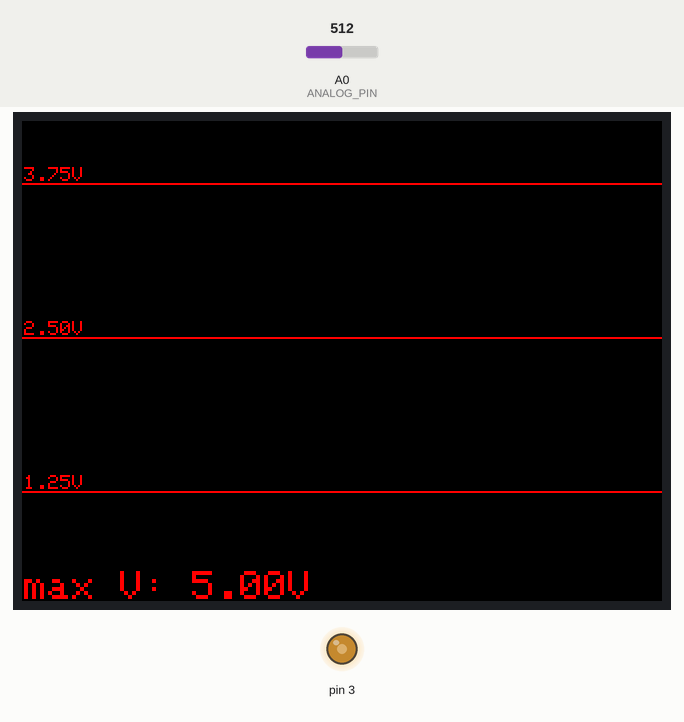
Recording of a sketch running on a simulated Arduino Nano, built with avr-gcc and run on an emulated ATmega328P. On the bench: 320×240 colour display, output pins drawn as LEDs (lit = HIGH). Inputs (shaded band) come from the test bench; at power-on: A0 (ANALOG_PIN) = 512.

Above: at 0.3 s.

The sketch:

screen_test_read_voltage.ino
```cpp
#include "SPI.h"
#include "Adafruit_GFX.h"
#include "Adafruit_ILI9341.h"

#define TFT_DC 9
#define TFT_CS 10
#define TFT_RST 8
#define ANALOG_PIN A0

Adafruit_ILI9341 tft = Adafruit_ILI9341(TFT_CS, TFT_DC, TFT_RST);

const int bufferSize = 320; // One point for every pixel of width
int samples[bufferSize];
int oldSamples[bufferSize];
int oldY[bufferSize];
float max_voltage = 5;
int grid_bound_top =10;
int grid_bound_bottom = 210;
int pot_value = 0;
int last_raw_A5 = 0;
int last_raw_A6 = 0;
int time_scale = 0;


void setup() {
  Serial.begin(9600); // Set baud rate (bits per second)

  tft.begin(8000000L); // Force max SPI speed (8MHz) for Nano
  tft.setRotation(1);
  tft.fillScreen(ILI9341_BLACK);

  // Speed up ADC sampling (Prescaler 16 = ~77kHz)
  ADCSRA = (ADCSRA & 0xf8) | 0x04;

  // set pwm pin for testing
  pinMode(3, OUTPUT);
  analogWrite(3,127);
}


void loop() {
  updateGridBounds();
  updateTimeBounds();
  drawGrid(/*num divisions*/ 4, /*max voltage*/ max_voltage, /*color*/ ILI9341_RED);
  capture_data();
}


void drawGrid(int num_div, float max_voltage, uint16_t color) {
  int pix_per_div = (grid_bound_bottom - grid_bound_top)/num_div;
  int cursor_y = grid_bound_top - 1;//some reason it can't plot at certain even values..
  float voltage_step = max_voltage/num_div;
  for(int i = 0; i <= num_div; i += 1){

    //Serial.print("grid bound top: ");
    //Serial.println(grid_bound_top);
    //Serial.print("grid bound bottom: ");
    //Serial.println(grid_bound_bottom);

    tft.drawFastHLine(0, cursor_y, 320, color);
    tft.setCursor(1, cursor_y - 8);
    tft.setTextColor(color, ILI9341_BLACK);
    tft.setTextSize(1);
    tft.print(String(max_voltage - i*voltage_step) + "V");
    cursor_y += pix_per_div;
  }

  // write some data on the screen
  tft.setCursor(1, 225);
  tft.setTextColor(ILI9341_RED, ILI9341_BLACK);
  tft.setTextSize(2);
  tft.print("max V: " + String(max_voltage) + "V");
}


void capture_data(){
  // 1. Trigger: Wait for rising edge to stabilize wave
  while(analogRead(ANALOG_PIN) > 100); // Wait for signal to be LOW
  while(analogRead(ANALOG_PIN) < 500); // Wait for signal to go HIGH

  // 2. High-Speed Capture
  unsigned long start_time = micros();
  for (int i = 0; i < bufferSize; i++) {
    samples[i] = analogRead(ANALOG_PIN);
    delayMicroseconds(time_scale);
  }

  unsigned long delta_time = micros() - start_time;
  tft.setCursor(190, 225);
  tft.setTextColor(ILI9341_RED, ILI9341_BLACK);
  tft.setTextSize(2);
  tft.print("dt: " + String(delta_time / 1000.0, 2) + "ms"); // Convert to milliseconds

  // 3. Draw & Erase (Avoid fillScreen to stop flickering)
  for (int i = 0; i < bufferSize - 1; i++) {
    // Erase old line
    tft.drawLine(i, oldY[i], i + 1, oldY[i+1], ILI9341_BLACK);

    // Draw new line
    int yNew0 = map(samples[i], 0, 1023, grid_bound_bottom, grid_bound_top);
    int yNew1 = map(samples[i+1], 0, 1023, grid_bound_bottom, grid_bound_top);
    tft.drawLine(i, yNew0, i + 1, yNew1, ILI9341_YELLOW);

    // Store for next erase cycle
    oldY[i] = yNew0;
    if (i == bufferSize - 2) oldY[i+1] = yNew1; // Store the very last point
  }
}


void updateTimeBounds() {
  int raw = analogRead(A6);

  // Use a "Deadzone" or Hysteresis (e.g., a change of at least 3)
  // This prevents the screen from flickering due to tiny noise fluctuations
  if (abs(raw - last_raw_A6) > 5) {
    last_raw_A6 = raw;
    time_scale = map(raw, 0, 1023, 0, 120);
  }
}


void updateGridBounds() {
  int raw = analogRead(A5);

  // Use a "Deadzone" or Hysteresis (e.g., a change of at least 3)
  // This prevents the screen from flickering due to tiny noise fluctuations
  if (abs(raw - last_raw_A5) > 10) {
    last_raw_A5 = raw;
    //erase current grid
    drawGrid(/*num_divisions*/ 4, /*max_voltage*/ max_voltage, /*color*/ ILI9341_BLACK);

    // Map to your desired range (e.g., 0-100)
    grid_bound_top = map(raw, 0, 1023, 30, -120);
    grid_bound_bottom = map(raw, 0, 1023, 190, 340);
  }
}
```
